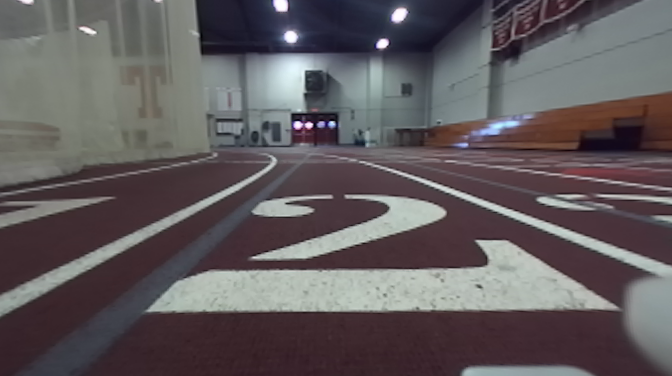
#> input picture testtrackimages/track8.png, 672 x 376 px
$ python linedetection.py
#> lines starting #> are read from the running program, lines starting #| are printed output that depends on the picture
import cv2
import numpy as np

# gray
img = cv2.imread('./testtrackimages/track8.png')
#> img is the input picture: shape (376, 672, 3); mean B, G, R 93.1, 90.6, 96.8
gray = cv2.cvtColor(img,cv2.COLOR_BGR2GRAY)
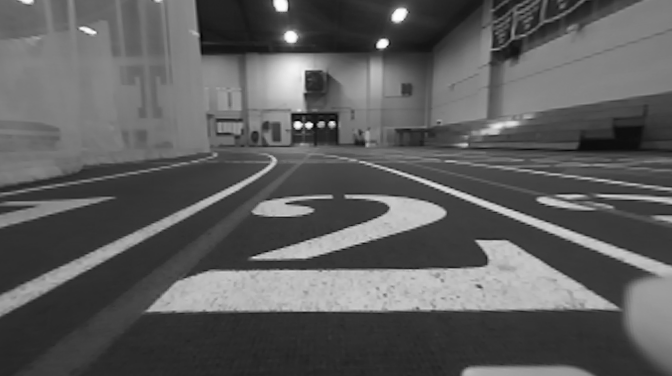
#> gray: shape (376, 672); min 2, max 254, mean 92.7
# blur
kernel_size = 5
blur_gray = cv2.GaussianBlur(gray,(kernel_size, kernel_size),0)
# canny edge detection
low_threshold = 50
high_threshold = 150
edges = cv2.Canny(blur_gray, low_threshold, high_threshold)
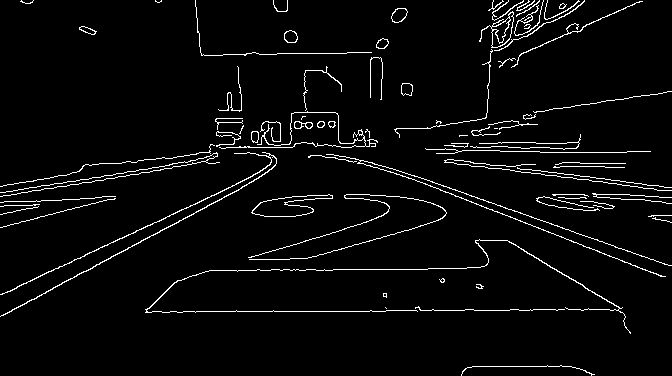
#> edges: shape (376, 672); 3.8% white in thin lines or dots
# hough for lines
rho = 1  # distance resolution in pixels of the Hough grid
theta = np.pi / 180  # angular resolution in radians of the Hough grid
threshold = 15  # minimum number of votes (intersections in Hough grid cell)
min_line_length = 50  # minimum number of pixels making up a line
max_line_gap = 20  # maximum gap in pixels between connectable line segments
line_image = np.copy(img) * 0  # creating a blank to draw lines on
#> line_image: shape (376, 672, 3); every value is 0

# Run Hough on edge detected image
# Output "lines" is an array containing endpoints of detected line segments
lines = cv2.HoughLinesP(edges, rho, theta, threshold, np.array([]),
                    min_line_length, max_line_gap)
#> lines = 90 rows, first 6: [146, 311, 385, 311], [471, 131, 532, 124], [1, 315, 258, 178], [500, 151, 585, 152], [0, 294, 242, 181], [471, 196, 671, 265]

for line in lines:
    for x1,y1,x2,y2 in line:
        cv2.line(line_image,(x1,y1),(x2,y2),(255,0,0),5)
#> this loop made 90 passes
#> line on passes 1 to 12: [[146, 311, 385, 311]], [[471, 131, 532, 124]], [[1, 315, 258, 178]], [[500, 151, 585, 152]], [[0, 294, 242, 181]], [[471, 196, 671, 265]], [[447, 159, 671, 187]], [[500, 168, 663, 190]], [[370, 310, 532, 310]], [[581, 244, 642, 269]], [[1, 192, 158, 167]], [[452, 143, 535, 142]]
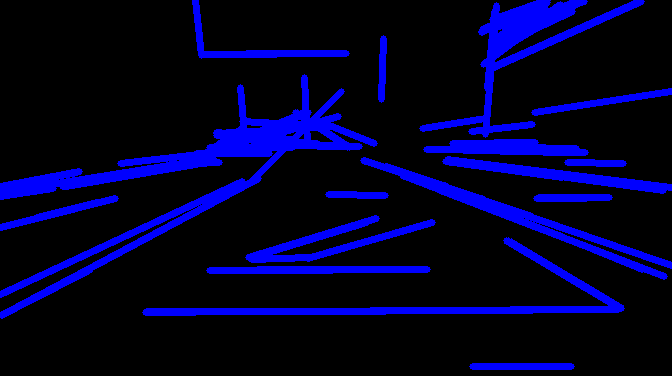
#> line_image: shape (376, 672, 3); mean B, G, R 42, 0, 0

# Draw the lines on the  image
lines_edges = cv2.addWeighted(img, 0.8, line_image, 1, 0)
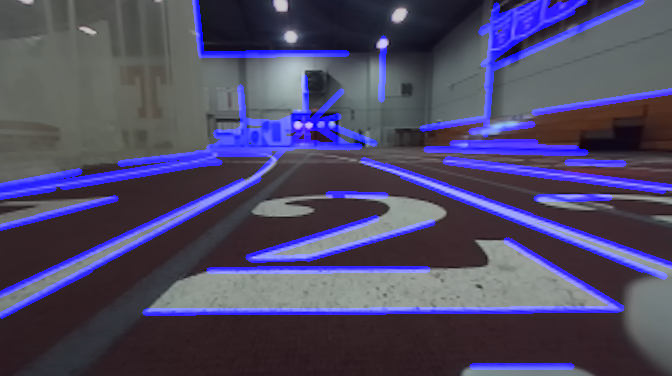
#> lines_edges: shape (376, 672, 3); mean B, G, R 103.1, 72.5, 77.5

cv2.imshow('test',lines_edges)
# waits for user to press any key
# (this is necessary to avoid Python kernel form crashing)
cv2.waitKey(0)
# closing all open windows
cv2.destroyAllWindows()

$ run again, with testtrackimages/track1.png copied over testtrackimages/track8.png
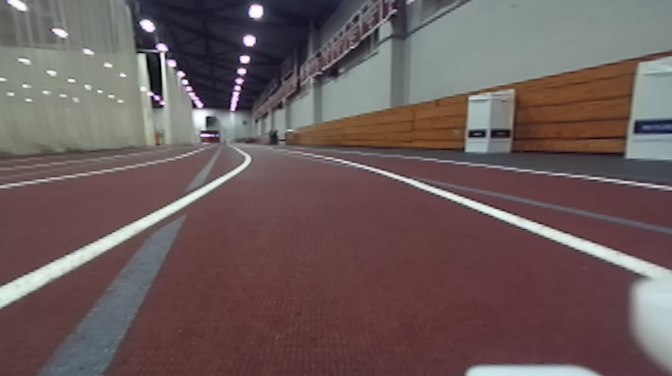
#> input picture testtrackimages/track1.png, 672 x 376 px
#> img is the input picture: shape (376, 672, 3); mean B, G, R 90.2, 90.3, 107.1
#> `edges = cv2.Canny(blur_gray, low_threshold, high_threshold)`:
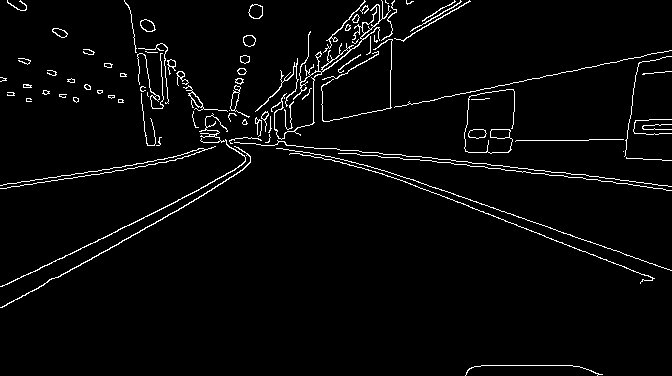
#> edges: shape (376, 672); 3.1% white in thin lines or dots
#> lines = 101 rows, first 6: [448, 159, 671, 186], [2, 307, 188, 204], [226, 143, 585, 67], [256, 123, 469, 0], [367, 169, 488, 213], [109, 169, 295, 130]
#> the loop `for line in lines:` made 101 passes
#> `lines_edges = cv2.addWeighted(img, 0.8, line_image, 1, 0)`:
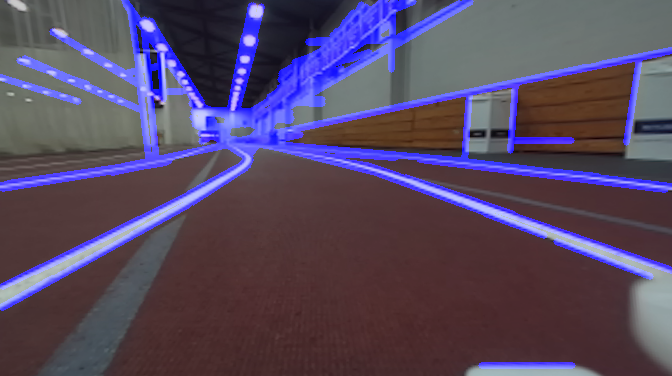
#> lines_edges: shape (376, 672, 3); mean B, G, R 98.1, 72.3, 85.7

$ run again, with testtrackimages/track10.png copied over testtrackimages/track8.png
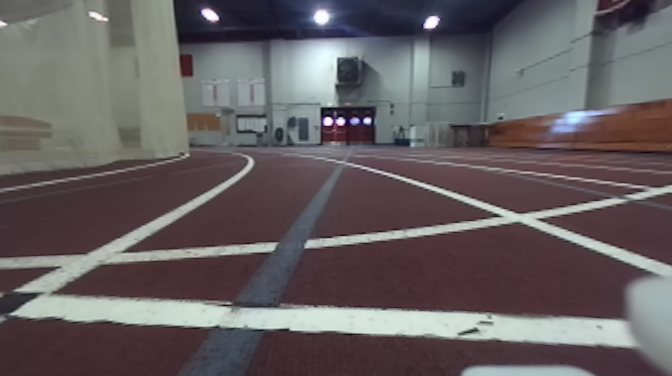
#> input picture testtrackimages/track10.png, 672 x 376 px
#> img is the input picture: shape (376, 672, 3); mean B, G, R 97, 94.9, 101.5
#> `edges = cv2.Canny(blur_gray, low_threshold, high_threshold)`:
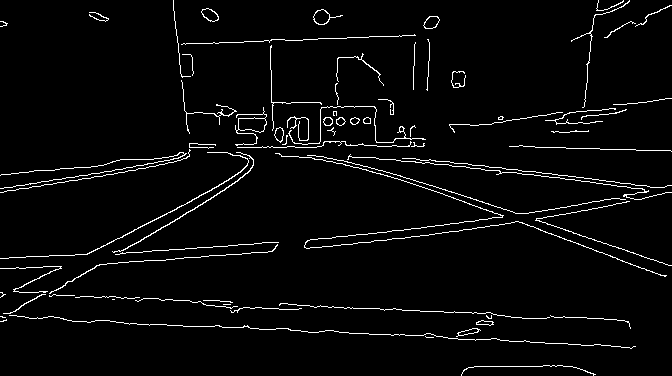
#> edges: shape (376, 672); 3.5% white in thin lines or dots
#> lines = 96 rows, first 6: [45, 294, 213, 197], [281, 156, 343, 160], [113, 252, 227, 246], [320, 331, 632, 347], [470, 197, 669, 265], [400, 179, 617, 258]
#> the loop `for line in lines:` made 96 passes
#> `lines_edges = cv2.addWeighted(img, 0.8, line_image, 1, 0)`:
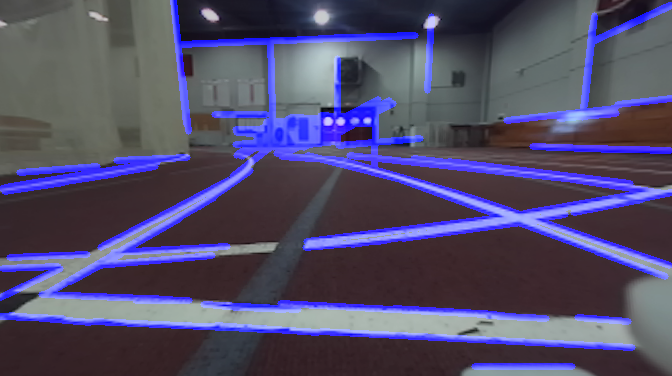
#> lines_edges: shape (376, 672, 3); mean B, G, R 106.6, 75.9, 81.2

$ run again, with testtrackimages/track11.png copied over testtrackimages/track8.png
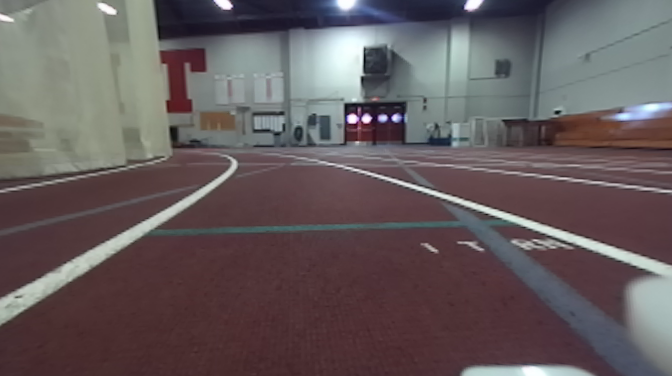
#> input picture testtrackimages/track11.png, 672 x 376 px
#> img is the input picture: shape (376, 672, 3); mean B, G, R 92.5, 90.8, 100.7
#> `edges = cv2.Canny(blur_gray, low_threshold, high_threshold)`:
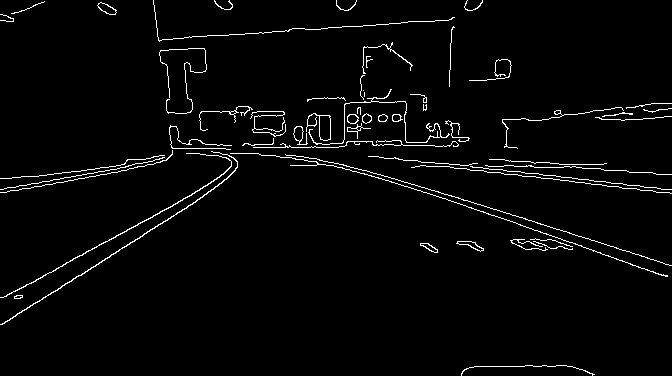
#> edges: shape (376, 672); 2.7% white in thin lines or dots
#> lines = 63 rows, first 6: [18, 190, 153, 164], [447, 166, 671, 193], [0, 324, 196, 201], [15, 187, 168, 158], [416, 189, 608, 255], [6, 296, 235, 169]
#> the loop `for line in lines:` made 63 passes
#> `lines_edges = cv2.addWeighted(img, 0.8, line_image, 1, 0)`:
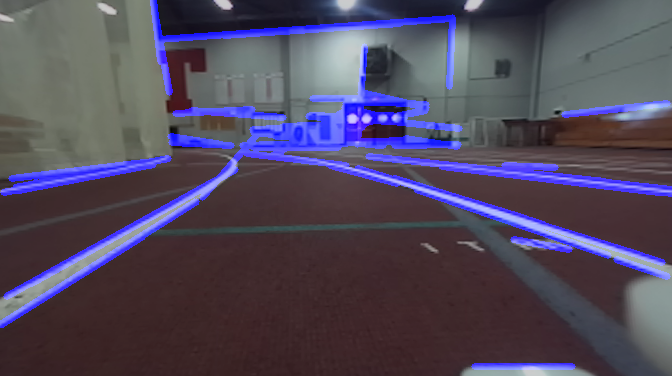
#> lines_edges: shape (376, 672, 3); mean B, G, R 93, 72.7, 80.6
